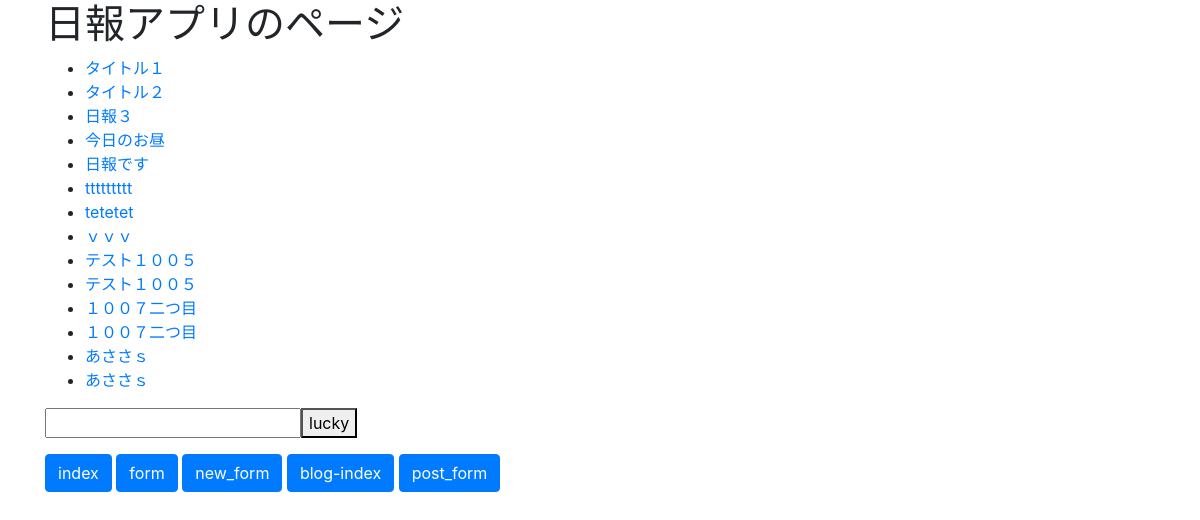
The page /nippo/ on the database as committed earlier.
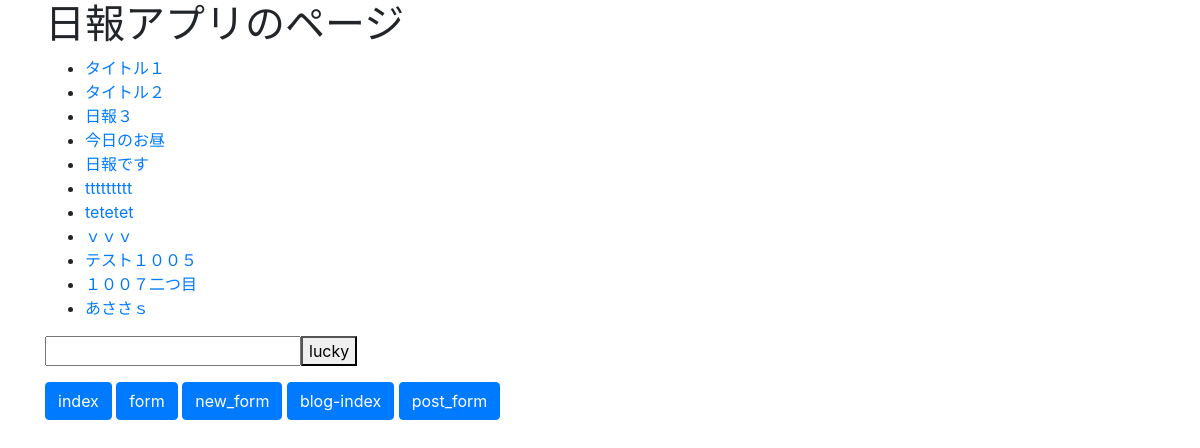
The same page on the database as committed later.
### nippo/models.py (models this page shows, shortened)
class NippoModel(models.Model):
    title = models.CharField(max_length=200)
    content = models.TextField()
    timestamp = models.DateTimeField(auto_now_add=True)

### nippo/views.py (the view)
# urls.py: path('', nippoListView, name="index"),
def nippoListView(request):
    template_name = "nippo/nippo-list.html"
    ctx={}
    qs = NippoModel.objects.all()
    ctx["object_list"] = qs
    if request.GET:
        number = request.GET["number"]
        return redirect("lucky", number )
    return render(request, template_name, ctx)

### nippo/templates/nippo/nippo-list.html (shortened to what this page needs)
{% extends 'nippo/base.html' %}
{% block content %}
<h1>日報アプリのページ</h1>
<form type="GET">
    <div>
        <ul>
        {% for obj in object_list %}
            <li><a href="{% url 'detail' obj.id %}">{{ obj.title }}</a></li>
        {% endfor %}
        </ul>
    </div>
        <p>
            <input type="text" name="number"><button type="submit">lucky</button>
        </p>
    </form>
{% endblock %}

Rows that differ between the two databases and show on the page:
removed NippoModel: title "テスト１００５"
removed NippoModel: title "１００７二つ目"
removed NippoModel: title "あささｓ"
